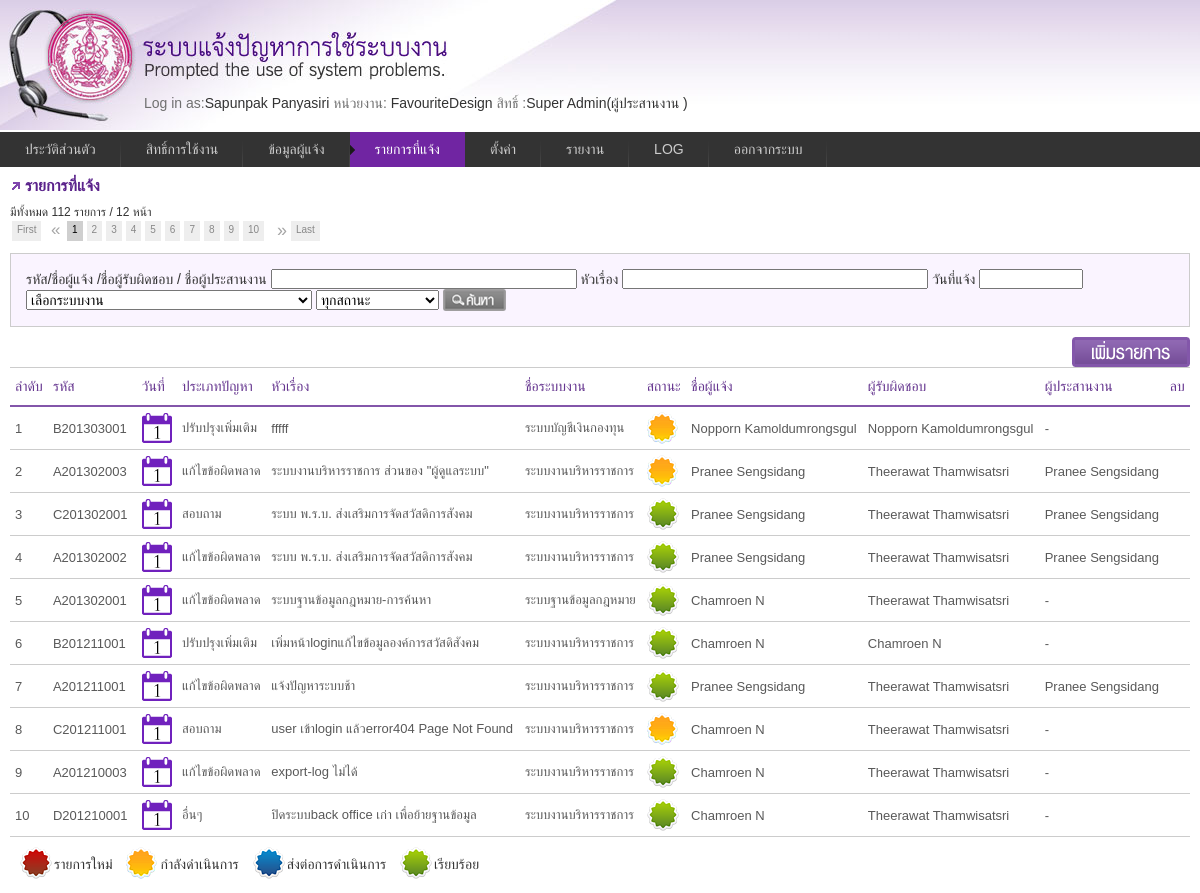
The app's page /request_list.php (signed in) with its own data.
### tables this page shows
CREATE TABLE `informent` (
  `ID` int(11) NOT NULL auto_increment,
  `Code` varchar(10) default NULL,
  `Name` varchar(50) default NULL,
  `lastname` varchar(50) default NULL,
  `usertypeid` int(11) default NULL,
  `UserGroupID` int(11) default NULL,
  `DepartmentID` int(11) default NULL,
  `DivisionID` int(11) default NULL,
  `GroupID` int(11) default NULL,
  `HumanType` int(11) default NULL,
  `IdCard` varchar(17) default NULL,
  `Tel` varchar(11) default NULL,
  `Email` varchar(255) default NULL,
  `Password` varchar(50) default NULL,
  `DateRegister` datetime default NULL,
  PRIMARY KEY  (`ID`)
);

CREATE TABLE `usergroup` (
  `ID` int(10) NOT NULL auto_increment,
  `Code` varchar(10) default NULL,
  `UserGroupName` varchar(50) default NULL,
  `UserDate` date default NULL,
  `CanAccessAll` char(10) default NULL,
  `level` char(1) default NULL,
  PRIMARY KEY  (`ID`)
);

CREATE TABLE `request_lists` (
  `id` int(11) NOT NULL auto_increment,
  `code` varchar(20) default NULL,
  `problemtype` varchar(40) default NULL,
  `title` varchar(255) default NULL,
  `status` varchar(30) default NULL,
  `chk_send` varchar(255) default NULL,
  `system_note` longtext,
  `response_note` longtext,
  `coordinator_note` longtext,
  `send_note` longtext,
  `active_date` datetime default NULL,
  `send_date` datetime default NULL,
  `new_date` datetime default NULL,
  `operation_date` datetime default NULL,
  `complete_date` datetime default NULL,
  `systemid` int(11) default NULL,
  `orderid` int(11) default NULL,
  `responsibleid` int(11) default NULL,
  `coordinatorid` int(11) default NULL,
  `ownid` int(11) default NULL,
  `service` varchar(255) default NULL,
  `system_success` char(1) default NULL,
  `response_success` char(1) default NULL,
  `operation_detail` text,
  `result` text,
  `test` text,
  `future` text,
  `admin_id` int(11) default NULL,
  `rso_name` varchar(255) default NULL,
  `rso_date` date default NULL,
  `rso_channel` varchar(255) default NULL,
  PRIMARY KEY  (`id`)
);

CREATE TABLE `problemtype` (
  `ID` int(11) NOT NULL auto_increment,
  `Code` varchar(255) default NULL,
  `ProblemName` varchar(255) default NULL,
  `abbr` char(50) default NULL,
  PRIMARY KEY  (`ID`)
);

CREATE TABLE `system` (
  `ID` int(10) NOT NULL auto_increment,
  `Code` varchar(10) default NULL,
  `SystemName` varchar(200) default NULL,
  `name_eng` varchar(255) default NULL,
  PRIMARY KEY  (`ID`)
);

CREATE TABLE `problemstatus` (
  `id` int(11) NOT NULL auto_increment,
  `name` varchar(255) default NULL,
  `img` varchar(255) default NULL,
  PRIMARY KEY  (`id`)
);

### include/function.php (called while the page is built, shortened)
<?php
function GetData($tablename, $id)
{
    if($id!='' && $tablename !='')
    {
      $result = mysql_query("SELECT * FROM ".$tablename." WHERE ID=".$id) or die("Error".mysql_error());
      $row = mysql_fetch_array($result);
    }
    return @$row;
}
function DB2Date($Dt)
{
		if($Dt!=NULL && $Dt!="0000-00-00 00:00:00"){
			list($date,$time) = explode(" ",$Dt);
			list($y,$m,$d)   = explode("-",$date);
			return $d."/".$m."/".($y+543);
		}else{
			return "-"; }
}
function GetProblemType($id){
	$result=mysql_query("select problemname FROM problemtype where id=".$id);
	$item=mysql_fetch_assoc($result);
	return $item['problemname'];
}
function GetSystem($id,$ch){
	$sql="select b.systemname as name,b.id as id from request_lists a";
	$sql=$sql." left join system b on a.systemid=b.id";
    $sql=$sql." where a.id='".$id."'";
	$result=mysql_query($sql);
	$item=mysql_fetch_assoc($result);
	if($ch){
		return $item['name'];
	}else{
		return $item['id'];
	}
}
function GetProblemStatus($id,$ch=FALSE){
	$result=mysql_query("SELECT img,name FROM problemstatus WHERE id=".$id);
	$item=mysql_fetch_assoc($result);
	if($ch) {return $item['img'];}else{return $item['name'];}
}
function GetUser($id,$ch,$bool=false){
	switch ($ch){
		case "order":
			$sql="select concat(name,' ',lastname) as name,tel from request_lists a ";
			$sql.=" inner join  informent b on a.orderid=b.id  group by b.name,a.orderid HAVING a.orderid=".$id;
			$result=mysql_query($sql);
			$item=mysql_fetch_assoc($result);
			return $item;
		case "response":
			$sql="select concat(name,' ',lastname) as name,tel from request_lists a ";
			$sql .=" inner join  informent b on a.responsibleid=b.id  group by b.name,a.responsibleid HAVING a.responsibleid=".$id;
			$result=mysql_query($sql);
			$item=mysql_fetch_assoc($result);
			if($bool){
				return $item['tel'];
			}else {return $item['name'];}
		case "coor":
			$sql="select concat(name,' ',lastname) as name from request_lists a ";
			$sql.=" inner join  informent b on a.coordinatorid=b.id  group by b.name,a.coordinatorid having a.coordinatorid=".$id;
			$result=mysql_query($sql);
			$item=mysql_fetch_assoc($result);
			return $item['name'];
	}
}
function GetUserType($id){
	 $type=array("","ผู้รับผิดชอบ","ผู้ประสานงาน ","เจ้าของระบบ","ผู้ใช้งาน");
	 return $type[$id];
}
function GetDiv($id,$type=false){
	$type=($type==false)?"orderid":$type;
	$sql="select c.divisionname as name from request_lists a";
	$sql=$sql." inner join informent  b on a.".$type."=b.id";
	$sql=$sql." inner join division c on b.divisionid=c.id";
	$sql=$sql." group by c.divisionname,a.".$type.",c.id,b.id,b.divisionid having a.".$type."=".$id;
	$result=mysql_query($sql);
	$item=mysql_fetch_assoc($result);
	return $item['name'];
}
?>

### include/class_userlogin.php (called while the page is built, shortened)
<?php
class UserLogin{
 function GetPermission($pm_code)
 {
	$sql="select * from usergroup_permission where usergroupid=".$_SESSION["usergroupid"]." and code=".$pm_code;
	$result=mysql_query($sql)or die('Invalid query: ' . mysql_error());
	if($result){
		$item=mysql_fetch_assoc($result);
	}else{ $item="";}
	return $item;
 }
}
?>

### request_list/list.php (the view, shortened to what this page needs)
<h3>รายการที่แจ้ง</h3>
<?php
	$p_name=(@$_GET['name']!="")?" and (a.code='".$_GET['name']."' or coordinatorid in(select id from informent where name LIKE '%".$_GET['name']."%') or responsibleid in (select id from informent where name LIKE '%".$_GET['name']."%') or orderid in(select id from informent where name LIKE '%".$_GET['name']."%') )" :"";
	$p_system=(@$_GET['s_system']!="")?" and systemid='".$_GET['s_system']."'" :"";
	$p_newdate=(@$_GET['new_date']!="")?" and substr(new_date,1,10)='".DateTH2DB($_GET['new_date'])."'" :"";
	$p_status=(@$_GET['s_status']!="")?" and status='".$_GET['s_status']."'" :"";
	$p_title=(@$_GET['title']!="")? " and title LIKE'%".$_GET['title']."%'":"";
?>
<?php
	   if($_SESSION['usertype']=='4'){
		   $sql="select a.*,b.* from request_lists a";
		   $sql .=" left join informent b on a.orderid=b.id ";
		   $sql .=" where a.systemid in(select b.systemid from informent c";
		   $sql .=" left join user_systems b on c.id=b.userid)";
		   $sql .=" and a.orderid='".@$_SESSION["id"]."' ".$p_name.$p_system.$p_newdate.$p_status.$p_title;
	   }else if ($_SESSION['usertype']=='2'){
			   $sql  ="select a.*,b.* from request_lists a";
			   $sql .=" left join informent b on a.coordinatorid=b.id ";
			   $sql .=" where a.systemid in(select b.systemid from informent c";
		   	   $sql .=" left join user_systems b on c.id=b.userid where b.userid='".$_SESSION['id']."')".$p_name.$p_system.$p_newdate.$p_status.$p_title;
	   }
			$view="select canaccessall from usergroup where canaccessall='1' and id=".$_SESSION['usergroupid'];
			$result=mysql_query($view) or die ("Error:".mysql_error());
			$item=mysql_fetch_assoc($result);
				if($_SESSION['usergroupid']=="2"){
						$sql="select a.* from request_lists a ";
						$sql .=" where  systemid in(select b.systemid from informent c left join user_systems b on c.id=b.userid where b.userid='".$_SESSION['id']."')";
						$sql .=$p_name.$p_system.$p_newdate.$p_status.$p_title;
				}else{
					if($item['canaccessall']=="1"){
						$sql="select a.* from request_lists a ";
						$sql .=" where  systemid in(select b.systemid from informent c left join user_systems b on c.id=b.userid where b.userid='".$_SESSION['id']."')";
						$sql .=$p_name.$p_system.$p_newdate.$p_status.$p_title;
					}
				}
	  $per_page=10;
	  $num_pages= 1;
                $page= @$_GET['page']!='' ? @$_GET['page'] : 1;
                        $result = mysql_query($sql);
                        $page_start = ( $per_page * $page) - $per_page;
                        $num_rows = mysql_num_rows($result);
                  if ( $num_rows <= $per_page )
                        $num_pages = 1;
                  else if ( ( $num_rows % $per_page ) == 0 )
                        $num_pages = ( $num_rows / $per_page );
                  else
                        $num_pages = ( $num_rows / $per_page ) + 1;
                $num_pages = ( int ) $num_pages;
                 $sql .= "  ORDER BY a.id DESC  LIMIT $page_start, $per_page";
                $result_1 = mysql_query($sql) or die("Invalid query: " . mysql_error());
?>
<span style="font-size:12px;">มีทั้งหมด <?=$num_rows;?> รายการ  / <?=$num_pages;?> หน้า </span><div id="pagenavi" ></div>
<div id="search">
<form method="get" >
    <span>รหัส/ชื่อผู้แจ้ง /ชื่อผู้รับผิดชอบ / ชื่อผู้ประสานงาน
      <input type="text" size="35" name="name" value="<?php echo @$_GET['name'] ?>"/>
    หัวเรื่อง <input type="text" size="35"  name="title" value="<?php echo @$_GET['title']?>" />
    </span>
    <span>
      วันที่แจ้ง
    <input type="text" name="new_date" class="datepicker" style="width:100px;" value="<?php echo @$_GET['new_date'];?>" />
      <select name="s_system">
            <option value="">เลือกระบบงาน</option>
        </select>
      <select name="s_status">
        <option value="">ทุกสถานะ</option>
      </select>
      <input name="search" type="submit" value="search" class="btn_search" />
      </span>
</form>
 </div>
<div id="btnBox">
 <input type="button" value="เพิ่มรายการ" onclick="document.location.href='request_list.php?act=form'"  class="btn_add" />
</div>
<table class="tblist" >
<tr>
  <th>ลำดับ</th>
  <th>รหัส</th>
  <th>วันที่</th>
  <th>ประเภทปัญหา</th>
  <th>หัวเรื่อง</th>
  <th>ชื่อระบบงาน</th>
  <th>สถานะ</th>
   <?php if($_SESSION['usertype']=='1' || $_SESSION['usertype']=='2' ): ?>
  <th>ชื่อผู้แจ้ง</th>
  <th>ผู้รับผิดชอบ</th>
  <th>ผู้ประสานงาน</th>
  <?php endif; ?>
  <th>ลบ</th>
  </tr>
<?php
	$i = ($page -1)* $per_page;
	while($item=mysql_fetch_assoc($result_1)):
	$i++;
  ?>
<tr >
  <td onclick="window.location='request_list.php?act=form&id=<?php echo $item['id']?>'" style="cursor:pointer;"><?php echo $i; ?></td>
  <td onclick="window.location='request_list.php?act=form&id=<?php echo $item['id']?>'" style="cursor:pointer;"><?php echo $item['code'];?>&nbsp;</td>
  <td onclick="window.location='request_list.php?act=form&id=<?php echo $item['id']?>'" style="cursor:pointer;">
  	<img src="images/calendar_ico.gif" width="30" height="30" title="แจ้งใหม่:<?php echo DB2Date($item['new_date'])?> <br> ดำเนินการ: <?php echo DB2Date($item['operation_date']) ?> <br> ส่งการดำเนินงาน :<?php echo DB2Date($item['send_date']) ?><br> แก้ไขเรียบร้อย: <?php echo DB2Date($item['complete_date'])?>" class="vtip"/>
  </td>
  <td onclick="window.location='request_list.php?act=form&id=<?php echo $item['id']?>'" style="cursor:pointer;"><?php echo GetProblemType($item['problemtype']); ?></td>
  <td onclick="window.location='request_list.php?act=form&id=<?php echo $item['id']?>'" style="cursor:pointer;"><?php echo trim($item['title']) ?></td>
  <td onclick="window.location='request_list.php?act=form&id=<?php echo $item['id']?>'"style="cursor:pointer;"><?php echo GetSystem($item['id'],true) ?></td>
  <td onclick="window.location='request_list.php?act=form&id=<?php echo $item['id']?>'" style="cursor:pointer;">
  	<img src="images/<?php  echo GetProblemStatus($item['status'],true);  ?>" width="32" height="32" title="<?php  echo GetProblemStatus($item['status'],false);  ?>" class="vtip" />
  </td>
  <?php if($_SESSION['usertype']=='1' || $_SESSION['usertype']=='2' ): ?>
  <td onclick="window.location='request_list.php?act=form&id=<?php echo $item['id']?>'" style="cursor:pointer;">
  	<?php $rs=GetUser($item['orderid'],'order')?><span title="หน่วยงาน :<?php echo GetDiv($item['orderid'])?><br>เบอร์ติดต่อ :<?php echo $rs['tel']?>" class="vtip"><?php echo $rs['name']; ?></span>
  </td>
  <td onclick="window.location='request_list.php?act=form&id=<?php echo $item['id']?>'" style="cursor:pointer;"><?php echo GetUser($item['responsibleid'],'response')?></td>
  <td onclick="window.location='request_list.php?act=form&id=<?php echo $item['id']?>'" style="cursor:pointer;"><?php echo ($item['coordinatorid']==0)?"-": GetUser($item['coordinatorid'],'coor');?></td>
  <?php endif; ?>
  <td>
  </td>
  </tr>
<tr>
<?php endwhile; ?>
</table>
<div id="status">
	<img src="images/new.png" width="32" height="32" title="รายการใหม่" />รายการใหม่
    <img src="images/process.png" width="32" height="32" title="กำลังดำเนินการ"/>กำลังดำเนินการ
    <img src="images/send.png" width="32" height="32" title="ส่งต่อการดำเนินการ"/>ส่งต่อการดำเนินการ
    <img src="images/complete.png" width="32" height="32" title="เรียบร้อย" />เรียบร้อย
</div>

### _menu.php (shortened to what this page needs)
<?
$currentUser = GetData("informent",$_SESSION['id']);
$group = GetData("usergroup",$_SESSION["usergroupid"]);
$agen=GetAgencie($_SESSION["id"]);
?>
<?
	$tmp = explode("/",$_SERVER['SCRIPT_NAME']);
		 $page_name = trim($tmp[count($tmp)-1]);
		$active_1_list = array('profile.php');
		$active_2_list = array('usergroup.php');
		$active_3_list = array('user.php');
		$active_4_list = array('request_list.php');
		$active_5_list = array('setting.php');
		$active_6_list = array('report.php');
		$active_7_list = array('logfile.php');
		if (in_array($page_name, $active_1_list))$m1_class = "current";	else	$m1_class = "";
		if (in_array($page_name, $active_2_list))$m2_class = "current";	else 	$m2_class = "";
		if (in_array($page_name, $active_3_list))$m3_class = "current";	else	$m3_class = "";
		if (in_array($page_name, $active_4_list))$m4_class = "current";	else	$m4_class = "";
		if (in_array($page_name, $active_5_list))$m5_class = "current";	else	$m5_class = "";
		if (in_array($page_name, $active_6_list))$m6_class = "current";	else	$m6_class = "";
		if (in_array($page_name, $active_7_list))$m7_class = "current";	else	$m7_class = "";
?>
<div id="head">
<div style="padding:95px 0 0 144px;">
<span class="gray">Log in as:</span><?php echo $currentUser['Name']." ".$currentUser['lastname'];?>
<span class="gray"> หน่วยงาน:</span>
<?php  if($_SESSION["usergroupid"]=="2"){
			$agen="FavouriteDesign";
		}
			echo $agen;
?>
<?php
$pm =new UserLogin();
    $item_1=$pm->GetPermission(1);
	$item_2=$pm->GetPermission(2);
	$item_3=$pm->GetPermission(3);
	$item_4=$pm->GetPermission(4);
	$item_5=$pm->GetPermission(5);
	$item_6=$pm->GetPermission(6);
	$item_7=$pm->GetPermission(7);
    $item_8=$pm->GetPermission(8);
	$item_10=$pm->GetPermission(10);
    $item_9=$pm->GetPermission(9);
	$item_11=$pm->GetPermission(11);
?>
<span class="gray"> สิทธิ์ :</span><?php echo $group['UserGroupName']; ?>(<?php echo GetUserType($_SESSION["usertype"]); ?>)</div>
</div>
<div class="menu">
		<ul>
			<li><a href="profile.php"  class="<?=$m1_class;?>">ประวัติส่วนตัว</a></li>
			<?php if($item_9['CanView']=="1"){ ?>
            <li><a href="usergroup.php"  class="<?=$m2_class;?>">สิทธิ์การใช้งาน</a></li>
			<?php } ?>
			<?php if($item_8['CanView']=="1"){ ?>
            <li><a href="user.php"  class="<?=$m3_class;?>">ข้อมูลผู้แจ้ง</a></li>
			<?php } ?>
			<li><a href="request_list.php" id="current"  class="<?=$m4_class;?>">รายการที่แจ้ง</a></li>
			 <?php
			 if($item_1['CanView']=="1" || $item_2['CanView']=="1" || $item_3['CanView']=="1" || $item_4['CanView']=="1" || $item_5['CanView']=="1" || $item_6['CanView']=="1" || $item_7['CanView']=="1"){ ?>
            <li><a href="#" class="<?=$m5_class;?>">ตั้งค่า</a>
          </li>
          <?php } ?>
		  	<?php if($item_10['CanView']=="1"){ ?>
            <li><a href="#" class="<?=$m6_class;?>">รายงาน</a>
            </li>
			<?php } ?>
			<?php
				if($item_11['CanView']=="1"){
				 ?>
            <li><a href="logfile.php" class="<?=$m7_class;?>">LOG</a></li>
			<?php } ?>
            <li><a href="#" onclick="ConfirmLogout();">ออกจากระบบ</a></li>
		</ul>
	</div>

### records on screen
informent: Name "Sapunpak", lastname "Panyasiri"
usergroup: UserGroupName "Super Admin"
request_lists: code "B201303001", problemtype.ProblemName "ปรับปรุงเพิ่มเติม", title "fffff", id.SystemName "ระบบบัญชีเงินกองทุน", status.img (picture), name "Nopporn Kamoldumrongsgul", responsibleid "Nopporn Kamoldumrongsgul"
request_lists: code "A201302003", problemtype.ProblemName "แก้ไขข้อผิดพลาด", title "ระบบงานบริหารราชการ ส่วนของ \"ผู้ดูแลระบบ\"", id.SystemName "ระบบงานบริหารราชการ", status.img (picture), name "Pranee Sengsidang", responsibleid "Theerawat Thamwisatsri", coordinatorid "Pranee Sengsidang"
request_lists: code "C201302001", problemtype.ProblemName "สอบถาม", title "ระบบ พ.ร.บ. ส่งเสริมการจัดสวัสดิการสังคม", id.SystemName "ระบบงานบริหารราชการ", status.img (picture), name "Pranee Sengsidang", responsibleid "Theerawat Thamwisatsri", coordinatorid "Pranee Sengsidang"
request_lists: code "A201302002", problemtype.ProblemName "แก้ไขข้อผิดพลาด", title "ระบบ พ.ร.บ. ส่งเสริมการจัดสวัสดิการสังคม", id.SystemName "ระบบงานบริหารราชการ", status.img (picture), name "Pranee Sengsidang", responsibleid "Theerawat Thamwisatsri", coordinatorid "Pranee Sengsidang"
request_lists: code "A201302001", problemtype.ProblemName "แก้ไขข้อผิดพลาด", title "ระบบฐานข้อมูลกฎหมาย-การค้นหา", id.SystemName "ระบบฐานข้อมูลกฎหมาย", status.img (picture), name "Chamroen N", responsibleid "Theerawat Thamwisatsri"
request_lists: code "B201211001", problemtype.ProblemName "ปรับปรุงเพิ่มเติม", title "เพิ่มหน้าloginแก้ไขข้อมูลองค์การสวัสดิสังคม", id.SystemName "ระบบงานบริหารราชการ", status.img (picture), name "Chamroen N", responsibleid "Chamroen N"
request_lists: code "A201211001", problemtype.ProblemName "แก้ไขข้อผิดพลาด", title "แจ้งปัญหาระบบช้า", id.SystemName "ระบบงานบริหารราชการ", status.img (picture), name "Pranee Sengsidang", responsibleid "Theerawat Thamwisatsri", coordinatorid "Pranee Sengsidang"
request_lists: code "C201211001", problemtype.ProblemName "สอบถาม", title "user เข้าlogin แล้วerror404 Page Not Found", id.SystemName "ระบบงานบริหารราชการ", status.img (picture), name "Chamroen N", responsibleid "Theerawat Thamwisatsri"
request_lists: code "A201210003", problemtype.ProblemName "แก้ไขข้อผิดพลาด", title "export-log ไม่ได้", id.SystemName "ระบบงานบริหารราชการ", status.img (picture), name "Chamroen N", responsibleid "Theerawat Thamwisatsri"
request_lists: code "D201210001", problemtype.ProblemName "อื่นๆ", title "ปิดระบบback office เก่า เพื่อย้ายฐานข้อมูล", id.SystemName "ระบบงานบริหารราชการ", status.img (picture), name "Chamroen N", responsibleid "Theerawat Thamwisatsri"

### other values on screen
$agen "FavouriteDesign"
GetUserType($_SESSION["usertype"]) "ผู้ประสานงาน"
$num_rows "112"
$num_pages "12"
